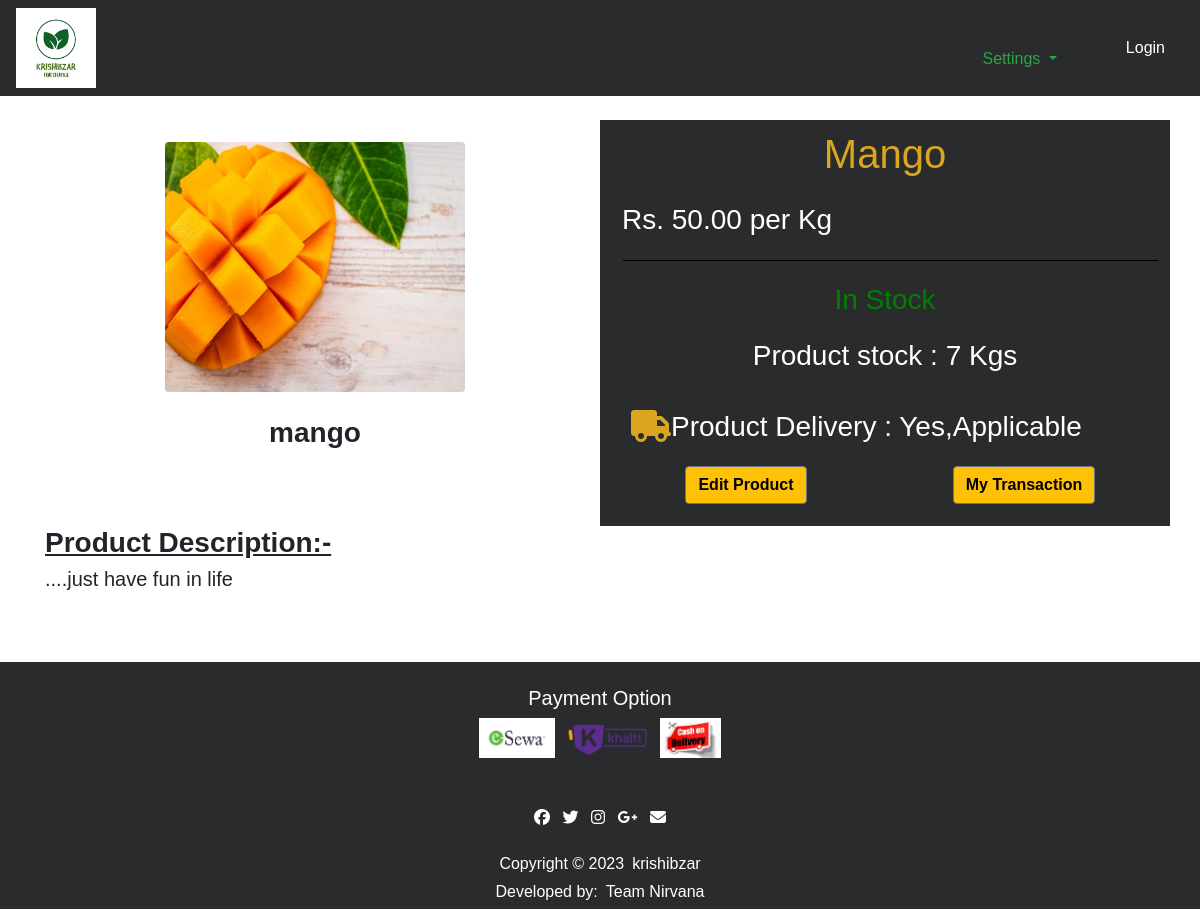
The page /FarmerPortal/FarmerProductDetails.php?id=48 on the database its author committed.
### tables this page shows
CREATE TABLE `products` (
  `product_id` int(100) NOT NULL,
  `farmer_fk` int(255) NOT NULL,
  `product_title` varchar(100) NOT NULL,
  `product_cat` varchar(100) NOT NULL,
  `product_type` varchar(100) NOT NULL,
  `product_expiry` varchar(25) NOT NULL,
  `product_image` text NOT NULL,
  `product_stock` int(100) NOT NULL,
  `product_price` int(100) NOT NULL,
  `product_desc` text NOT NULL,
  `product_keywords` text NOT NULL,
  `product_delivery` varchar(5) NOT NULL
);

### FarmerPortal/FarmerProductDetails.php (the view, shortened to what this page needs)
 <?php
include("../Functions/functions.php");
?>
<!DOCTYPE html>
<html lang="en">
<head>
     <link rel="stylesheet" href="https://cdnjs.cloudflare.com/ajax/libs/font-awesome/4.7.0/css/font-awesome.min.css">
     <link rel="stylesheet" href="https://cdnjs.cloudflare.com/ajax/libs/font-awesome/4.7.0/css/font-awesome.min.css">
     <link rel="stylesheet" href="https://stackpath.bootstrapcdn.com/bootstrap/4.4.1/css/bootstrap.min.css">
     <link rel="stylesheet" href="../portal_files/bootstrap.min.css">
</head>
<body>
     <nav class="navbar navbar-expand-xl ">
          <a class="float-left" href="farmerHomepage.php">
               <img src="../Images/HomePage/krishi.png" class="float-left mr-2 moblogo" alt="Logo" style="height:80px;">
          </a>
          <div class="collapse navbar-collapse" id="navbarSupportedContent">
          </div>
          <div class=" flex-row-reverse right ">
               <div class="p-2 cart">
                    <div class='loginz'>
                    </div>
               </div>
               <div class="dropdown p-2 settings ">
                    <button class="btn  dropdown-toggle text-success" style="margin-top:-20px;" type="button" id="dropdownMenuButton" data-toggle="dropdown" aria-haspopup="true" aria-expanded="false">
                         Settings
                    </button>
               </div>
          </div>
     </nav>
     <br>
     <?php
     global $con;
     if (isset($_GET['id'])) {
          $prod_id = $_GET['id'];
          $query = "select * from products where product_id=" . $prod_id;
          $run_query = mysqli_query($con, $query);
          $resultCheck = mysqli_num_rows($run_query);
          if ($resultCheck > 0) {
               while ($rows = mysqli_fetch_array($run_query)) {
                    $product_title = $rows['product_title'];
                    $product_image = $rows['product_image'];
                    $product_type = $rows['product_type'];
                    $product_stock = $rows['product_stock'];
                    $product_description = $rows['product_desc'];
                    $product_price = $rows['product_price'];
                    $product_delivery = $rows['product_delivery'];
                    if ($product_stock == 0) {
                         $str = "Not In Stock";
                    } else {
                         $str = "In Stock";
                    }
                    if ($product_delivery == "no") {
                         $del = "Not Applicable";
                    } else {
                         $del = "Yes,Applicable";
                    }
                    $space = "....";
                    echo "<div class='container'>
                                   <div class='row'>
                                        <div class='col-md-6' style='padding:7px; margin-top:15px;'>
                                             <img src='../Admin/product_images/$product_image' class='rounded mx-auto d-block bord' height='250px' width='300px' >
                                             <br>
                                             <div class='row'>
                                                  <div class='col-md-12'>
                                                       <h3 class='text-center' style='font-weight:bold;'>$product_type</h3>
                                                  </div>
                                             </div>
                                        </div>
                                        <div class='col-md-6 blackgoldie'>
                                             <div class='row'>
                                                  <div class='col-md-12 bottom-rule aligncenter'>
                                                       <h1 style='color:goldenrod;padding:10px;'>$product_title</h1>
                                                  </div>
                                             </div>
                                             <h3  style='color:white;padding:7px;'>Rs. " . $product_price . ".00 per Kg</h3>
                                             <div class='row'>
                                                  <div class='col-md-12 text-center'>
                                                       <h3 style='color:green;padding:7px;'>$str<h3>
                                                  </div>
                                             </div>
                                             <div class='row'>
                                                  <div class='col-md-12 text-center'>
                                                       <h3 style='color:white;padding:7px;'><span class='monospaced'>Product stock  : " . $product_stock . " Kgs" . "</span><h3>
                                                  </div>
                                             </div>
                                             <div class='row' style='padding:7px;'>
                                                  <div class='row text-center ml-4 mt-3' >
                                                       <i class='fa fa-truck fa-2x' aria-hidden='true' style='color:goldenrod;'> </i>
                                                       <h3 style='color:white;'>   Product Delivery : " . $del . "<h3>
                                                  </div>
                                             </div>
                                             <div class='row' style='padding:7px; margin-bottom:15px;' >
                                                  <div class='col-12 col-xl-6 col-lg-6 col-md-6 col-sm-12 aligncenter'> <a href='EditProduct.php?id=$prod_id' class='btn btn-warning border-secondary' style='color:black'><b>Edit Product</b></a></div>
                                                  <div class='col-12 col-xl-6 col-lg-6 col-md-6 col-sm-12 aligncenter'> <a href='Transactions.php' class='btn btn-warning border-secondary' style='color:black'><b>My Transaction</b></a></div>
                                             </div>
                                        </div>
                                   </div>
                              </div>
                              <div class='container'>
                                   <div class='desc'>
                                        <div class='row'>
                                             <div class='col-md-12'>
                                             <h3><span class='monospaced'><u><b>Product Description:-</b></u></span><h3>
                                             </div>
                                        </div>
                                        <div class='row'>
                                                  <div class='col-md-12'>
                                                       <h5><span class='monospaced'>" . $space . $product_description . "</span><h5>
                                                  </div>
                                             </div>
                                        </div>
                                   </div>
                              </div>";
               }
          }
     } else {
          echo "<br><br><hr><h1 align = center>Product Not Uploaded !</h1><br><br><hr>";
     }
     ?>
     <br><br>
     <section id="footer" class="myfooter">
          <div class="container">
               <div class="row text-center text-xs-center text-sm-left text-md-left">
                    <div class="col aligncenter">
                         <br>
                         <h5>Payment Option</h5>
                         <img src="../Images/Website/esewa.jpg" alt="E-sewa" style="height:40px">
                         <img src="../Images/Website/khalti.jpg" alt="Khalti" style="height:40px">
                         <img src="../Images/Website/cod.jpeg" alt="COD" style="height:40px">
                    </div>
               </div>
               <div class="row">
                    <div class="col-xs-12 col-sm-12 col-md-12 mt-2 mt-sm-5">
                         <ul class="list-unstyled list-inline social text-center">
                              <li class="list-inline-item"><a href="javascript:void();"><i class="fa fa-facebook"></i></a></li>
                              <li class="list-inline-item"><a href="javascript:void();"><i class="fa fa-twitter"></i></a></li>
                              <li class="list-inline-item"><a href="javascript:void();"><i class="fa fa-instagram"></i></a></li>
                              <li class="list-inline-item"><a href="javascript:void();"><i class="fa fa-google-plus"></i></a></li>
                              <li class="list-inline-item"><a href="javascript:void();" target="_blank"><i class="fa fa-envelope"></i></a></li>
                         </ul>
                    </div>
               </div>
               <div class="row">
                          <div class="col-xs-12 col-sm-12 col-md-12 mt-2 mt-sm-2 text-center">
                               <p class="h6">Copyright &copy; 2023<a class="text-green ml-2" href="https://www.krishibzar.com" target="_blank">krishibzar</a></p>
                               <p class="h6">Developed by:<a class="text-green ml-2" href="https://www.google.com" target="_blank">Team Nirvana</a></p>
                          </div>
               </div>
          </div>
     </section>
</body>
</html>

### FarmerPortal/FarmerProductDetails.php (style rules this page uses)
* { margin: 0; box-sizing: border-box; }
.dropdown { float: right; margin-right: 40px; margin-top: 40px; }
.loginz { float: right; margin-right: 20px; margin-top: 20px; }
body { margin: 0; padding: 0; font-family: sans-serif; background-size: cover; background-position: center; box-sizing: border-box; }
.aligncenter { text-align: center; }
.myfooter { background-color: #292b2c; color: white; margin-top: 15px; }
a { color: white; }
img { max-width: 100%; display: inline-block; }
* { margin: 0; padding: 0; box-sizing: border-box; }
nav { background-color: #292b2c; }
.right { display: flex; }
.cart { margin-right: -9px; }
.blackgoldie { background-color: #292b2c; }

### rows shown on the page
products: product_image (picture), product_type "mango", product_title "Mango", product_price "50", product_stock "In Stock", product_stock "7", product_delivery "Yes,Applicable", space "....", product_desc "just have fun in life"
